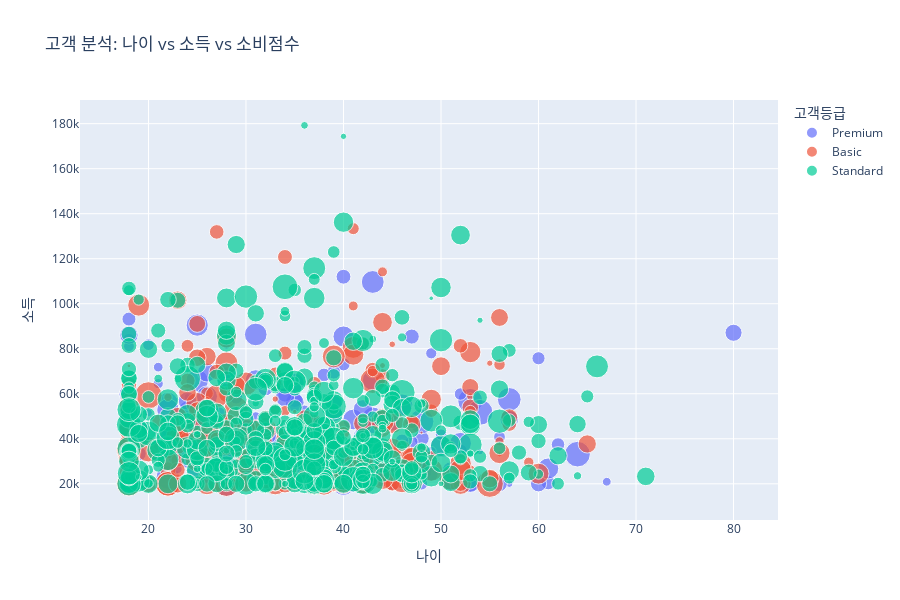
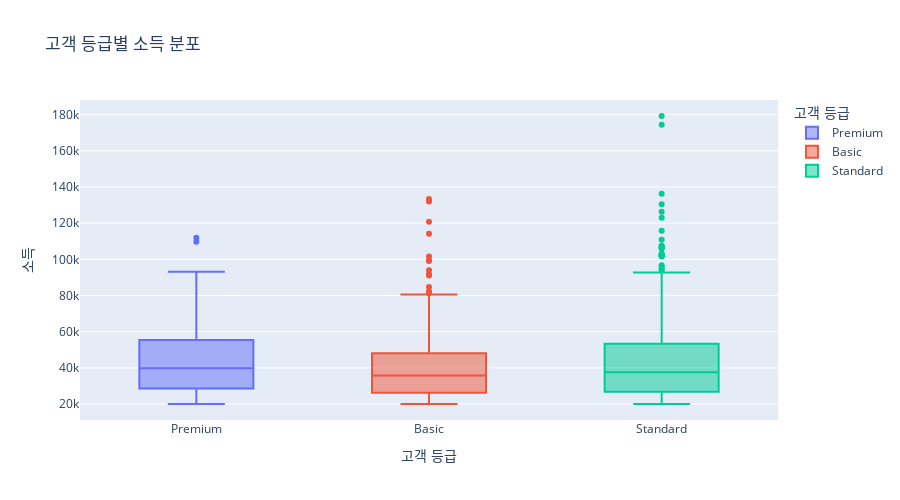

Notebook source saved alongside these figures, in order:
### Markdown cell above
## 6. 인터랙티브 시각화 (Plotly)

Plotly를 사용한 인터랙티브 시각화로 데이터를 더 자세히 탐색합니다.

### Code cell
# 인터랙티브 스캐터 플롯 - 나이 vs 소득 vs 소비점수
fig = px.scatter(df, 
                x='age', 
                y='income', 
                size='spending_score', 
                color='category',
                hover_data=['tenure_months', 'num_purchases'],
                title='고객 분석: 나이 vs 소득 vs 소비점수',
                labels={
                    'age': '나이',
                    'income': '소득',
                    'spending_score': '소비점수',
                    'category': '고객등급'
                })

fig.update_layout(height=600, showlegend=True)
fig.show()

# 박스플롯 - 카테고리별 소득 분포
fig = px.box(df, 
            x='category', 
            y='income',
            color='category',
            title='고객 등급별 소득 분포',
            labels={
                'category': '고객 등급',
                'income': '소득'
            })

fig.update_layout(height=500)
fig.show()

### Figure 1 — Plotly figure (JSON) as saved in the notebook; plotly's stock layout.template omitted (floating-point values rounded to 4 significant figures; data arrays with more than 128 entries replaced by an {"elided": "..."} marker saying what was removed)
{"data": [{"customdata": {"elided": "188x2 int values"}, "hovertemplate": "고객등급=Premium<br>나이=%{x}<br>소득=%{y}<br>소비점수=%{marker.size}<br>tenure_months=%{customdata[0]}<br>num_purchases=%{customdata[1]}<extra></extra>", "legendgroup": "Premium", "marker": {"color": "#636efa", "size": {"elided": "188 float values"}, "sizemode": "area", "sizeref": 0.2033, "symbol": "circle"}, "mode": "markers", "name": "Premium", "orientation": "v", "showlegend": true, "type": "scatter", "x": {"elided": "188 int values"}, "xaxis": "x", "y": {"elided": "188 float values"}, "yaxis": "y"}, {"customdata": {"elided": "312x2 int values"}, "hovertemplate": "고객등급=Basic<br>나이=%{x}<br>소득=%{y}<br>소비점수=%{marker.size}<br>tenure_months=%{customdata[0]}<br>num_purchases=%{customdata[1]}<extra></extra>", "legendgroup": "Basic", "marker": {"color": "#EF553B", "size": {"elided": "312 float values"}, "sizemode": "area", "sizeref": 0.2033, "symbol": "circle"}, "mode": "markers", "name": "Basic", "orientation": "v", "showlegend": true, "type": "scatter", "x": {"elided": "312 int values"}, "xaxis": "x", "y": {"elided": "312 float values"}, "yaxis": "y"}, {"customdata": {"elided": "500x2 int values"}, "hovertemplate": "고객등급=Standard<br>나이=%{x}<br>소득=%{y}<br>소비점수=%{marker.size}<br>tenure_months=%{customdata[0]}<br>num_purchases=%{customdata[1]}<extra></extra>", "legendgroup": "Standard", "marker": {"color": "#00cc96", "size": {"elided": "500 float values"}, "sizemode": "area", "sizeref": 0.2033, "symbol": "circle"}, "mode": "markers", "name": "Standard", "orientation": "v", "showlegend": true, "type": "scatter", "x": {"elided": "500 int values"}, "xaxis": "x", "y": {"elided": "500 float values"}, "yaxis": "y"}], "layout": {"height": 600, "legend": {"itemsizing": "constant", "title": {"text": "고객등급"}, "tracegroupgap": 0}, "showlegend": true, "title": {"text": "고객 분석: 나이 vs 소득 vs 소비점수"}, "xaxis": {"anchor": "y", "domain": [0, 1], "title": {"text": "나이"}}, "yaxis": {"anchor": "x", "domain": [0, 1], "title": {"text": "소득"}}}}

### Figure 2 — Plotly figure (JSON) as saved in the notebook; plotly's stock layout.template omitted (floating-point values rounded to 4 significant figures; data arrays with more than 128 entries replaced by an {"elided": "..."} marker saying what was removed)
{"data": [{"alignmentgroup": "True", "hovertemplate": "고객 등급=%{x}<br>소득=%{y}<extra></extra>", "legendgroup": "Premium", "marker": {"color": "#636efa"}, "name": "Premium", "notched": false, "offsetgroup": "Premium", "orientation": "v", "showlegend": true, "type": "box", "x": {"elided": "188 str values"}, "x0": " ", "xaxis": "x", "y": {"elided": "188 float values"}, "y0": " ", "yaxis": "y"}, {"alignmentgroup": "True", "hovertemplate": "고객 등급=%{x}<br>소득=%{y}<extra></extra>", "legendgroup": "Basic", "marker": {"color": "#EF553B"}, "name": "Basic", "notched": false, "offsetgroup": "Basic", "orientation": "v", "showlegend": true, "type": "box", "x": {"elided": "312 str values"}, "x0": " ", "xaxis": "x", "y": {"elided": "312 float values"}, "y0": " ", "yaxis": "y"}, {"alignmentgroup": "True", "hovertemplate": "고객 등급=%{x}<br>소득=%{y}<extra></extra>", "legendgroup": "Standard", "marker": {"color": "#00cc96"}, "name": "Standard", "notched": false, "offsetgroup": "Standard", "orientation": "v", "showlegend": true, "type": "box", "x": {"elided": "500 str values"}, "x0": " ", "xaxis": "x", "y": {"elided": "500 float values"}, "y0": " ", "yaxis": "y"}], "layout": {"boxmode": "overlay", "height": 500, "legend": {"title": {"text": "고객 등급"}, "tracegroupgap": 0}, "title": {"text": "고객 등급별 소득 분포"}, "xaxis": {"anchor": "y", "categoryarray": ["Premium", "Basic", "Standard"], "categoryorder": "array", "domain": [0, 1], "title": {"text": "고객 등급"}}, "yaxis": {"anchor": "x", "domain": [0, 1], "title": {"text": "소득"}}}}
